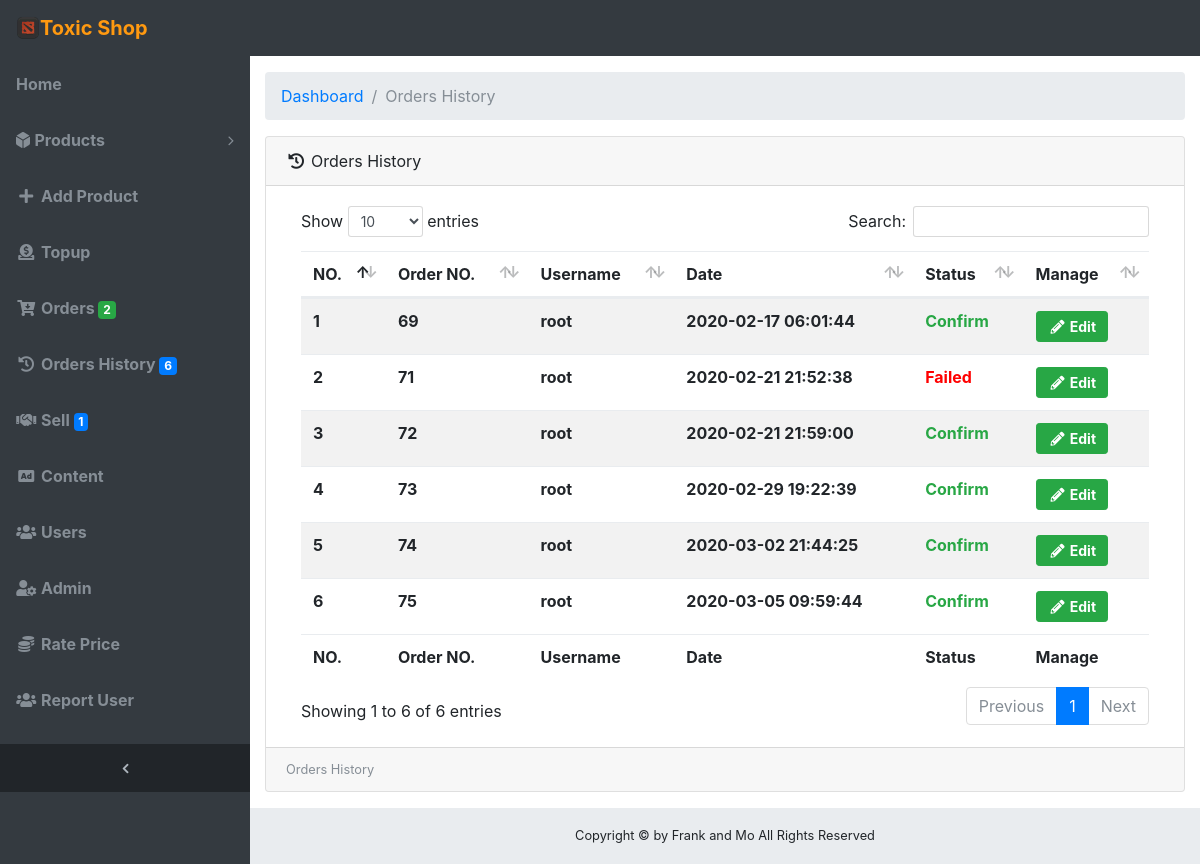
Page /dashboard/order_history.php (signed in) on the committed database.
### tables this page shows
CREATE TABLE `orders_run` (
  `ordersid_run` int(10) NOT NULL,
  `u_id` int(10) NOT NULL,
  `ordersdate_run` datetime NOT NULL,
  `status` varchar(1) NOT NULL
);

CREATE TABLE `users` (
  `u_id` int(10) NOT NULL,
  `username` varchar(100) NOT NULL,
  `password` varchar(100) NOT NULL,
  `name` varchar(255) NOT NULL,
  `email` varchar(255) NOT NULL,
  `link` text NOT NULL,
  `status` varchar(1) NOT NULL DEFAULT '0',
  `date` datetime NOT NULL,
  `point` varchar(255) NOT NULL DEFAULT '0'
);

CREATE TABLE `status_orders` (
  `status_ordersid` int(11) NOT NULL,
  `status_ordersname` varchar(100) NOT NULL
);

### dashboard/order_history.php (the view, shortened to what this page needs)
<?php
  require_once '../config/check.php';
?>
<!DOCTYPE html>
<html lang="en">
  <head>
    <link href="vendor/bootstrap/css/bootstrap.min.css" rel="stylesheet">
    <link rel="stylesheet" href="https://use.fontawesome.com/releases/v5.7.2/css/all.css">
    <link href="vendor/datatables/dataTables.bootstrap4.css" rel="stylesheet">
    <link href="css/sb-admin.css" rel="stylesheet">
  </head>
  <body class="fixed-nav sticky-footer bg-dark" id="page-top">
  <?php require_once 'navbar.php'; ?>
        <ul class="navbar-nav sidenav-toggler">
          <li class="nav-item">
            <a class="nav-link text-center" id="sidenavToggler">
              <i class="fa fa-fw fa-angle-left"></i>
            </a>
          </li>
        </ul>
      </div>
    </nav>
    <div class="content-wrapper">
      <div class="container-fluid">
        <ol class="breadcrumb">
          <li class="breadcrumb-item">
            <a href="index.php">Dashboard</a>
          </li>
          <li class="breadcrumb-item active">Orders History</li>
        </ol>
        <div class="card mb-3">
          <div class="card-header">
            <i class="fas fa-history fa-fw"></i>
            Orders History
          </div>
          <div class="card-body">
            <div class="table-responsive">
              <table class="table table-striped" width="100%" id="dataTable" cellspacing="0">
                <thead>
                  <tr>
                                    <th>NO.</th>
                                    <th>Order NO.</th>
                                    <th>Username</th>
                                    <th>Date</th>
                                    <th>Status</th>
                                    <th>Manage</th>
                  </tr>
                </thead>
                <tfoot>
                  <tr>
                                    <th >NO.</th>
                                    <th >Order NO.</th>
                                    <th>Username</th>
                                    <th>Date</th>
                                    <th>Status</th>
                                    <th>Manage</th>
                  </tr>
                </tfoot>
                <tbody>
                <?php
              $orders = "SELECT * FROM orders_run AS t1 INNER JOIN users AS t2 ON (t1.u_id = t2.u_id) INNER JOIN status_orders AS t3 ON (t1.status = t3.status_ordersid)  WHERE t1.status= 2 OR t1.status= 3  ORDER BY ordersid_run ASC";
              $result1 = mysqli_query($conn, $orders);
              $num=1;
              while($dataorders = mysqli_fetch_array($result1))
              {
              ?>
                  <tr>
                    <td align="" ><b><?php echo $num; ?></b></td>
                    <td align="" ><b><?php echo $dataorders['ordersid_run'];?></b></td>
                    <td align="" ><b><?php echo $dataorders['username'];?></b></td>
                    <td><b><?php echo$dataorders['ordersdate_run']; ?></b></td>
                    <td>
                       <?php
                                if($dataorders["status_ordersid"] == 2){
                                    echo "<font color='#28a745'><b>".$dataorders["status_ordersname"]."</b></font>";
                            }
                                if($dataorders["status_ordersid"] == 3){
                                echo "<font color='#FF0000'><b>".$dataorders["status_ordersname"]."</b></font>";
                            }
                            ?></td>
                    <td>
                      <a class="btn btn-success btn-sm" href="order_edit.php?id=<?php echo $dataorders['ordersid_run']; ?>" >&nbsp;<i class="fas fa-pencil-alt fa-fw "></i><b> Edit&nbsp;</b></a>
                    </td>
                  </tr>
                  <?php
                     $num++;}mysqli_close($conn);
                  ?>
                </tbody>
              </table>
            </div>
          </div>
          <div class="card-footer small text-muted">
          Orders History
          </div>
        </div>
      </div>
      </div>
    <?php require_once 'footer.php'; ?>
  </body>
</html>

### dashboard/css/sb-admin.css (style rules this page uses)
html { position: relative; min-height: 100%; }
body.sticky-footer { margin-bottom: 56px; }
body.sticky-footer .content-wrapper { min-height: calc(100vh - 56px - 56px); }
body.fixed-nav { padding-top: 56px; }
.content-wrapper { min-height: calc(100vh - 56px); padding-top: 1rem; }
#mainNav .navbar-collapse .navbar-nav .nav-item .nav-link { cursor: pointer; }
#mainNav .navbar-collapse .sidenav-toggler { display: none; }
#mainNav.fixed-top .sidenav-toggler { display: none; }
@media (min-width: 992px) { #mainNav.fixed-top .sidenav-toggler { position: absolute; top: 0; left: 0; display: flex; overflow-x: hidden; overflow-y: auto; -webkit-flex-direction: column; -ms-flex-direction: column; flex-direction: column; margin-top: calc(100vh - 56px); } }
@media (min-width: 992px) { #mainNav.fixed-top .sidenav-toggler > .nav-item { width: 250px; padding: 0; } }
@media (min-width: 992px) { #mainNav.fixed-top .sidenav-toggler > .nav-item > .nav-link { padding: 1em; } }
#mainNav.fixed-top.navbar-dark .sidenav-toggler { background-color: #212529; }
#mainNav.fixed-top.navbar-dark .sidenav-toggler a i { color: #adb5bd; }
.content-wrapper { overflow-x: hidden; background: white; }
@media (min-width: 992px) { .content-wrapper { margin-left: 250px; } }
#sidenavToggler i { font-weight: 800; }

### rows in the picture
orders_run: ordersid_run "69", u.username "root", ordersdate_run "2020-02-17 06:01:44", status_orders.status_ordersname "Confirm"
orders_run: ordersid_run "71", u.username "root", ordersdate_run "2020-02-21 21:52:38", status_orders.status_ordersname "Failed"
orders_run: ordersid_run "72", u.username "root", ordersdate_run "2020-02-21 21:59:00", status_orders.status_ordersname "Confirm"
orders_run: ordersid_run "73", u.username "root", ordersdate_run "2020-02-29 19:22:39", status_orders.status_ordersname "Confirm"
orders_run: ordersid_run "74", u.username "root", ordersdate_run "2020-03-02 21:44:25", status_orders.status_ordersname "Confirm"
orders_run: ordersid_run "75", u.username "root", ordersdate_run "2020-03-05 09:59:44", status_orders.status_ordersname "Confirm"

### other values in the picture
$datacount['total'] "2"
$datacount1['total1'] "6"
$datacount2['total2'] "1"
